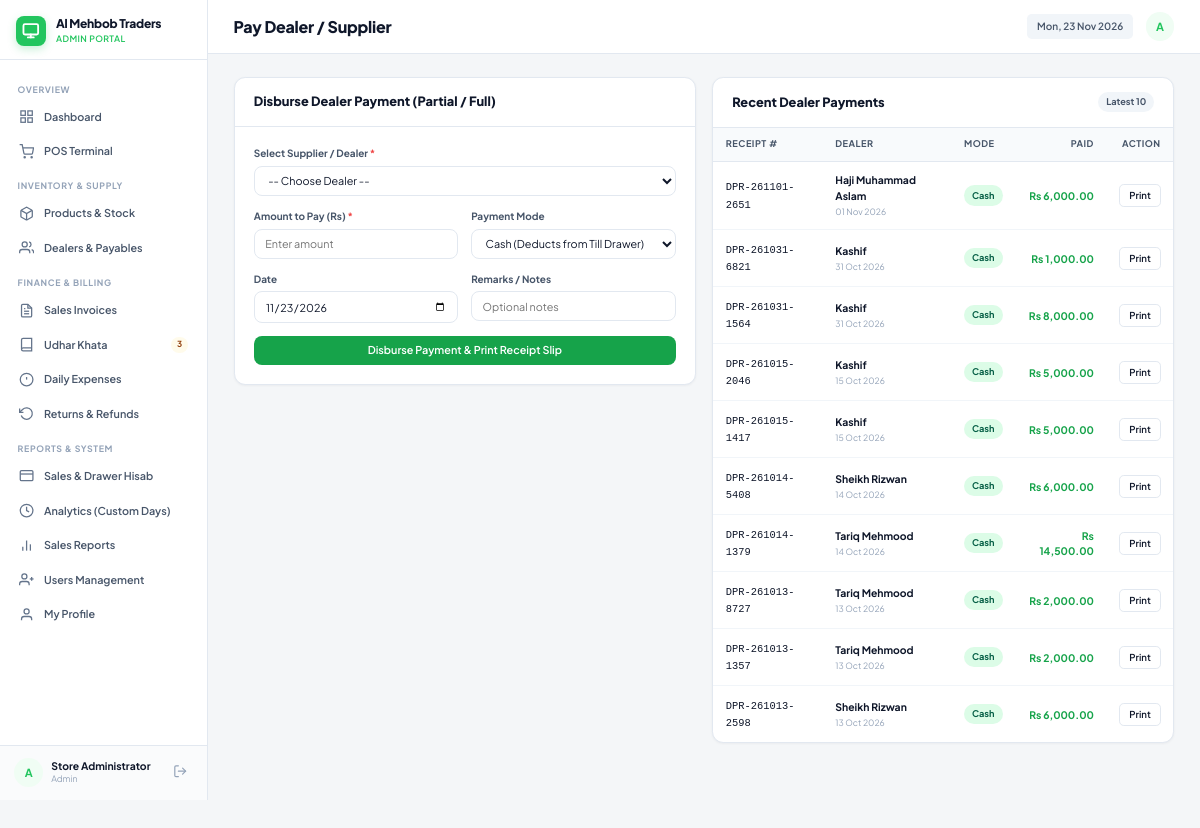
Page /operator/dealers.php (signed in) on the committed database.
### tables this page shows
CREATE TABLE `store_settings` (
  `id` int(11) NOT NULL DEFAULT 1,
  `store_name` varchar(150) NOT NULL DEFAULT 'Super POS Mart',
  `phone` varchar(50) NOT NULL DEFAULT '0300-1234567',
  `address` varchar(255) NOT NULL DEFAULT 'Shop # 12, Main Commercial Market',
  `currency_symbol` varchar(10) NOT NULL DEFAULT 'Rs',
  `receipt_footer` varchar(255) NOT NULL DEFAULT 'Thank you for shopping with us! Items can be returned within 3 days with receipt.'
);

CREATE TABLE `dealer_payments` (
  `id` bigint(20) UNSIGNED NOT NULL,
  `dealer_id` int(10) UNSIGNED NOT NULL,
  `paid_amount` decimal(12,2) NOT NULL,
  `payment_mode` enum('Cash','Bank') NOT NULL DEFAULT 'Cash',
  `receipt_number` varchar(40) NOT NULL,
  `date` date NOT NULL,
  `notes` text DEFAULT NULL,
  `created_by` int(10) UNSIGNED DEFAULT NULL,
  `created_at` timestamp NOT NULL DEFAULT current_timestamp()
);

CREATE TABLE `dealers` (
  `id` int(10) UNSIGNED NOT NULL,
  `name` varchar(150) NOT NULL,
  `phone` varchar(40) DEFAULT NULL,
  `company_name` varchar(150) DEFAULT NULL,
  `products_supplied` text DEFAULT NULL,
  `pending_payable_amount` decimal(12,2) NOT NULL DEFAULT 0.00,
  `created_at` timestamp NOT NULL DEFAULT current_timestamp()
);

### operator/dealers.php (the view, shortened to what the rows shown need)
<?php
require_once __DIR__ . '/../includes/functions.php';
$pdo = db();
$recentPayments = $pdo->query("SELECT dp.*, d.name as dealer_name, d.company_name
    FROM dealer_payments dp
    JOIN dealers d ON d.id = dp.dealer_id
    ORDER BY dp.id DESC
    LIMIT 10")->fetchAll();
include __DIR__ . '/../includes/header.php';
?>
<div class="row">
    <div class="col-6">
        <div class="card">
            <div class="card-body" style="padding: 0;">
                <div class="table-responsive">
                    <table class="table">
                        <thead>
                            <tr>
                                <th>Receipt #</th>
                                <th>Dealer</th>
                                <th>Mode</th>
                                <th class="text-right">Paid</th>
                                <th class="text-right">Action</th>
                            </tr>
                        </thead>
                        <tbody>
                            <?php if (empty($recentPayments)): ?>
                                <tr>
                                    <td colspan="5" class="text-center text-muted" style="padding: 30px;">
                                        No recent dealer payments.
                                    </td>
                                </tr>
                            <?php else: ?>
                                <?php foreach ($recentPayments as $rp): ?>
                                    <tr>
                                        <td><code><?= e($rp['receipt_number']) ?></code></td>
                                        <td>
                                            <strong><?= e($rp['dealer_name']) ?></strong>
                                            <br><small class="text-muted"><?= date('d M Y', strtotime($rp['date'])) ?></small>
                                        </td>
                                        <td>
                                            <span class="badge badge-<?= $rp['payment_mode'] === 'Cash' ? 'success' : 'info' ?>">
                                                <?= e($rp['payment_mode']) ?>
                                            </span>
                                        </td>
                                        <td class="text-right font-bold text-success">
                                            Rs <?= money($rp['paid_amount']) ?>
                                        </td>
                                        <td class="text-right">
                                            <a href="<?= url('/print_dealer_receipt.php?id=' . $rp['id']) ?>" target="_blank" class="btn btn-sm btn-light">
                                                Print
                                            </a>
                                        </td>
                                    </tr>
                                <?php endforeach; ?>
                            <?php endif; ?>
                        </tbody>
                    </table>
                </div>
            </div>
        </div>
    </div>
</div>
<?php include __DIR__ . '/../includes/footer.php'; ?>

### includes/sidebar.php (shortened to what the rows shown need)
<?php
$user = current_user();
$pdo = db();
$settings = get_store_settings($pdo);
?>
<aside class="sidebar no-print" style="display: flex !important; flex-direction: column !important; height: 125vh !important; position: sticky; top: 0; overflow: hidden; background: var(--bg-sidebar); border-right: 1px solid var(--border-color); width: 260px; flex-shrink: 0; z-index: 100;">
    <div class="sidebar-header" style="flex-shrink: 0;">
        <a class="brand-link" href="<?= url(in_array($user['role'], ['Admin', 'Master'], true) ? '/admin/dashboard.php' : '/operator/index.php') ?>">
            <div>
                <div class="brand-title" style="font-size: 15px; font-weight: 800;"><?= e($settings['store_name']) ?></div>
                <div class="brand-subtitle"><?= e($user['role']) ?> Portal</div>
            </div>
        </a>
    </div>
</aside>

### rows in the picture
store_settings: store_name "Al Mehbob Traders"
dealer_payments: receipt_number "DPR-261101-2651", dealer.name "Haji Muhammad Aslam", date "01 Nov 2026", payment_mode "Cash", paid_amount "6,000.00"
dealer_payments: receipt_number "DPR-261031-6821", dealer.name "Kashif", date "31 Oct 2026", payment_mode "Cash", paid_amount "1,000.00"
dealer_payments: receipt_number "DPR-261031-1564", dealer.name "Kashif", date "31 Oct 2026", payment_mode "Cash", paid_amount "8,000.00"
dealer_payments: receipt_number "DPR-261015-2046", dealer.name "Kashif", date "15 Oct 2026", payment_mode "Cash", paid_amount "5,000.00"
dealer_payments: receipt_number "DPR-261015-1417", dealer.name "Kashif", date "15 Oct 2026", payment_mode "Cash", paid_amount "5,000.00"
dealer_payments: receipt_number "DPR-261014-5408", dealer.name "Sheikh Rizwan", date "14 Oct 2026", payment_mode "Cash", paid_amount "6,000.00"
dealer_payments: receipt_number "DPR-261014-1379", dealer.name "Tariq Mehmood", date "14 Oct 2026", payment_mode "Cash", paid_amount "14,500.00"
dealer_payments: receipt_number "DPR-261013-8727", dealer.name "Tariq Mehmood", date "13 Oct 2026", payment_mode "Cash", paid_amount "2,000.00"
dealer_payments: receipt_number "DPR-261013-1357", dealer.name "Tariq Mehmood", date "13 Oct 2026", payment_mode "Cash", paid_amount "2,000.00"
dealer_payments: receipt_number "DPR-261013-2598", dealer.name "Sheikh Rizwan", date "13 Oct 2026", payment_mode "Cash", paid_amount "6,000.00"

### other values in the picture
$user['role'] "ADMIN"
$pendingUdharBadge "3"
substr($user['username'], 0, 1) "A"
$user['full_name'] "Store Administrator"
$user['role'] "Admin"
$page_title "Pay Dealer / Supplier"
